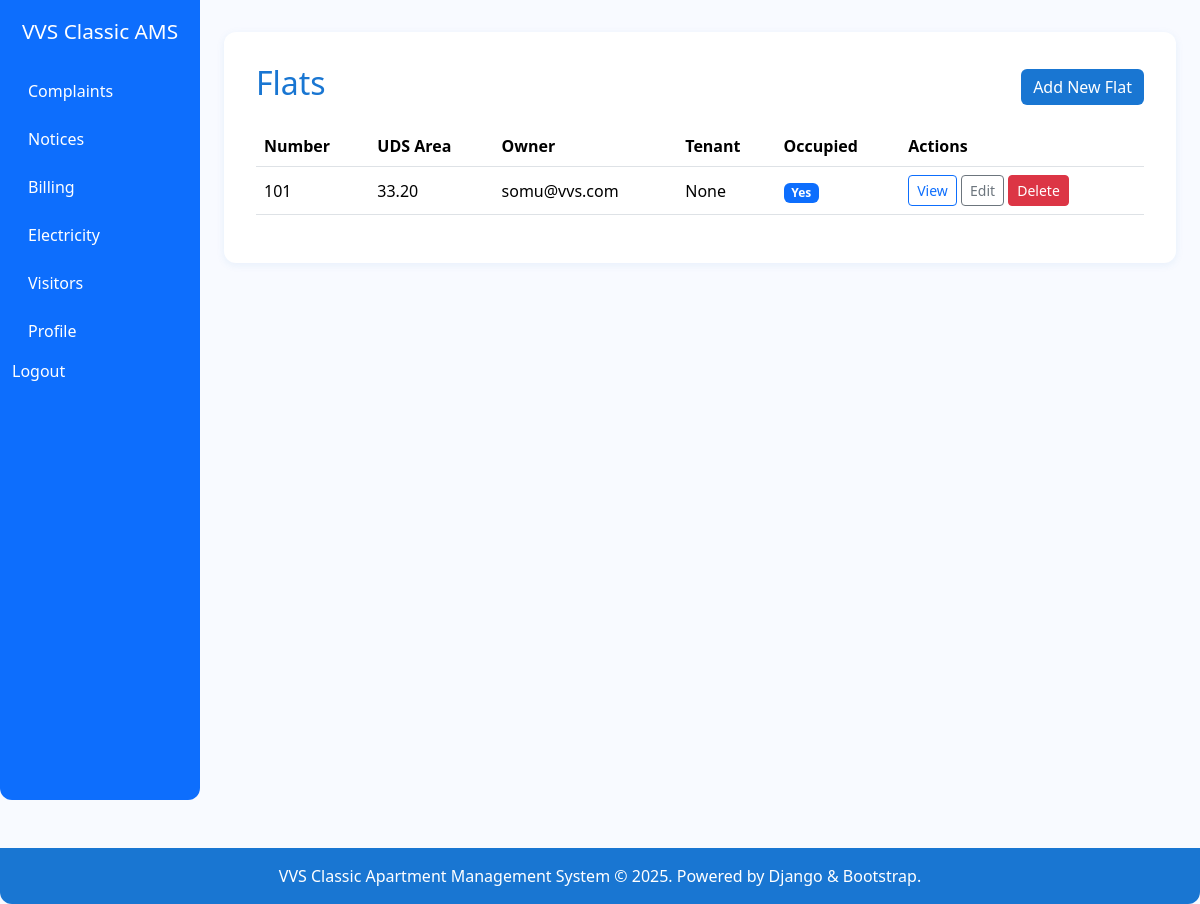
/flats/ (signed in), run on an earlier commit of the app's database.
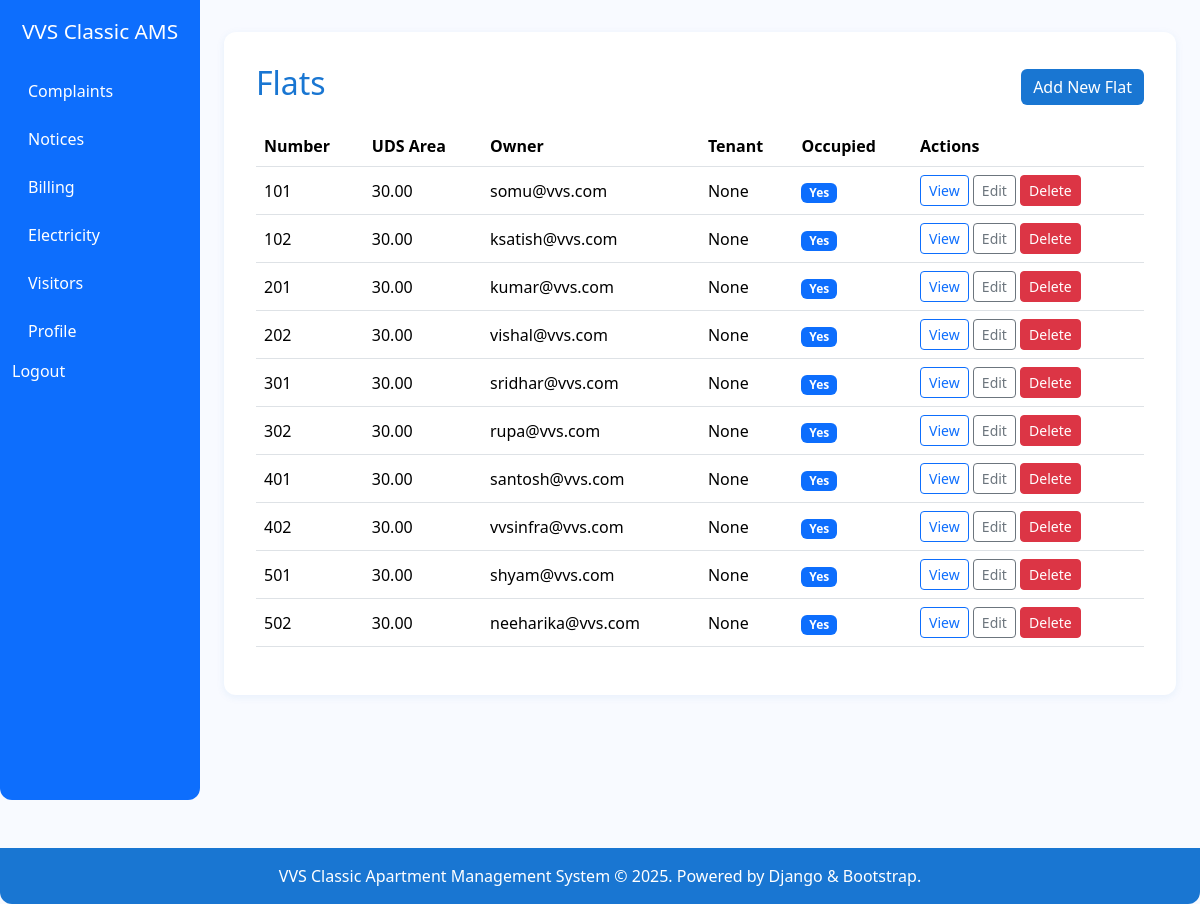
And on a later commit of the database.
### flats/models.py (models this page shows, shortened)
class Flat(models.Model):
    number = models.CharField(max_length=10, unique=True)
    uds_area = models.DecimalField(max_digits=8, decimal_places=2)
    ownership_type = models.CharField(max_length=20, choices=[('owner', 'Owner'), ('tenant', 'Tenant')])
    owner = models.ForeignKey(get_user_model(), on_delete=models.CASCADE, related_name='owned_flats')
    tenant = models.ForeignKey(get_user_model(), on_delete=models.SET_NULL, null=True, blank=True, related_name='rented_flats')
    is_occupied = models.BooleanField(default=True)
    occupancy_start = models.DateField(null=True, blank=True)
    occupancy_end = models.DateField(null=True, blank=True)
    created_at = models.DateTimeField(auto_now_add=True)
    updated_at = models.DateTimeField(auto_now=True)

### accounts/models.py (models this page shows)
class User(AbstractUser):
    pass

### flats/views.py (the view)
# urls.py: path('', views.flat_list, name='flat_list'),
@login_required
def flat_list(request):
    flats = Flat.objects.all()
    return render(request, 'flats/flat_list.html', {'flats': flats})

### templates/flats/flat_list.html
{% extends 'base.html' %}
{% block content %}
<div class="d-flex justify-content-between align-items-center mb-3">
    <h2>Flats</h2>
    <a href="{% url 'flats:flat_create' %}" class="btn btn-primary">Add New Flat</a>
</div>
<div class="table-responsive">
    <table class="table table-hover align-middle">
        <thead>
            <tr>
                <th>Number</th>
                <th>UDS Area</th>
                <th>Owner</th>
                <th>Tenant</th>
                <th>Occupied</th>
                <th>Actions</th>
            </tr>
        </thead>
        <tbody>
            {% for flat in flats %}
            <tr>
                <td>{{ flat.number }}</td>
                <td>{{ flat.uds_area }}</td>
                <td>{{ flat.owner }}</td>
                <td>{{ flat.tenant }}</td>
                <td>{% if flat.is_occupied %}<span class="badge bg-primary">Yes</span>{% else %}No{% endif %}</td>
                <td>
                    <a href="{% url 'flats:flat_detail' flat.pk %}" class="btn btn-sm btn-outline-primary">View</a>
                    <a href="{% url 'flats:flat_update' flat.pk %}" class="btn btn-sm btn-outline-secondary">Edit</a>
                    <a href="{% url 'flats:flat_delete' flat.id %}" class="btn btn-danger btn-sm">Delete</a>
                </td>
            </tr>
            {% endfor %}
        </tbody>
    </table>
</div>
{% endblock %}

What changed in the data, as far as the page shows it:
removed Flat: number "101", uds_area "33.20", owner "somu@vvs.com", tenant "None", is_occupied "Yes"
added Flat: number "101", uds_area "30.00", owner "somu@vvs.com", tenant "None", is_occupied "Yes"
added Flat: number "102", uds_area "30.00", owner "ksatish@vvs.com", tenant "None", is_occupied "Yes"
added Flat: number "201", uds_area "30.00", owner "kumar@vvs.com", tenant "None", is_occupied "Yes"
added Flat: number "202", uds_area "30.00", owner "vishal@vvs.com", tenant "None", is_occupied "Yes"
added Flat: number "301", uds_area "30.00", owner "sridhar@vvs.com", tenant "None", is_occupied "Yes"
added Flat: number "302", uds_area "30.00", owner "rupa@vvs.com", tenant "None", is_occupied "Yes"
added Flat: number "401", uds_area "30.00", owner "santosh@vvs.com", tenant "None", is_occupied "Yes"
added Flat: number "402", uds_area "30.00", owner "vvsinfra@vvs.com", tenant "None", is_occupied "Yes"
added Flat: number "501", uds_area "30.00", owner "shyam@vvs.com", tenant "None", is_occupied "Yes"
added Flat: number "502", uds_area "30.00", owner "neeharika@vvs.com", tenant "None", is_occupied "Yes"
